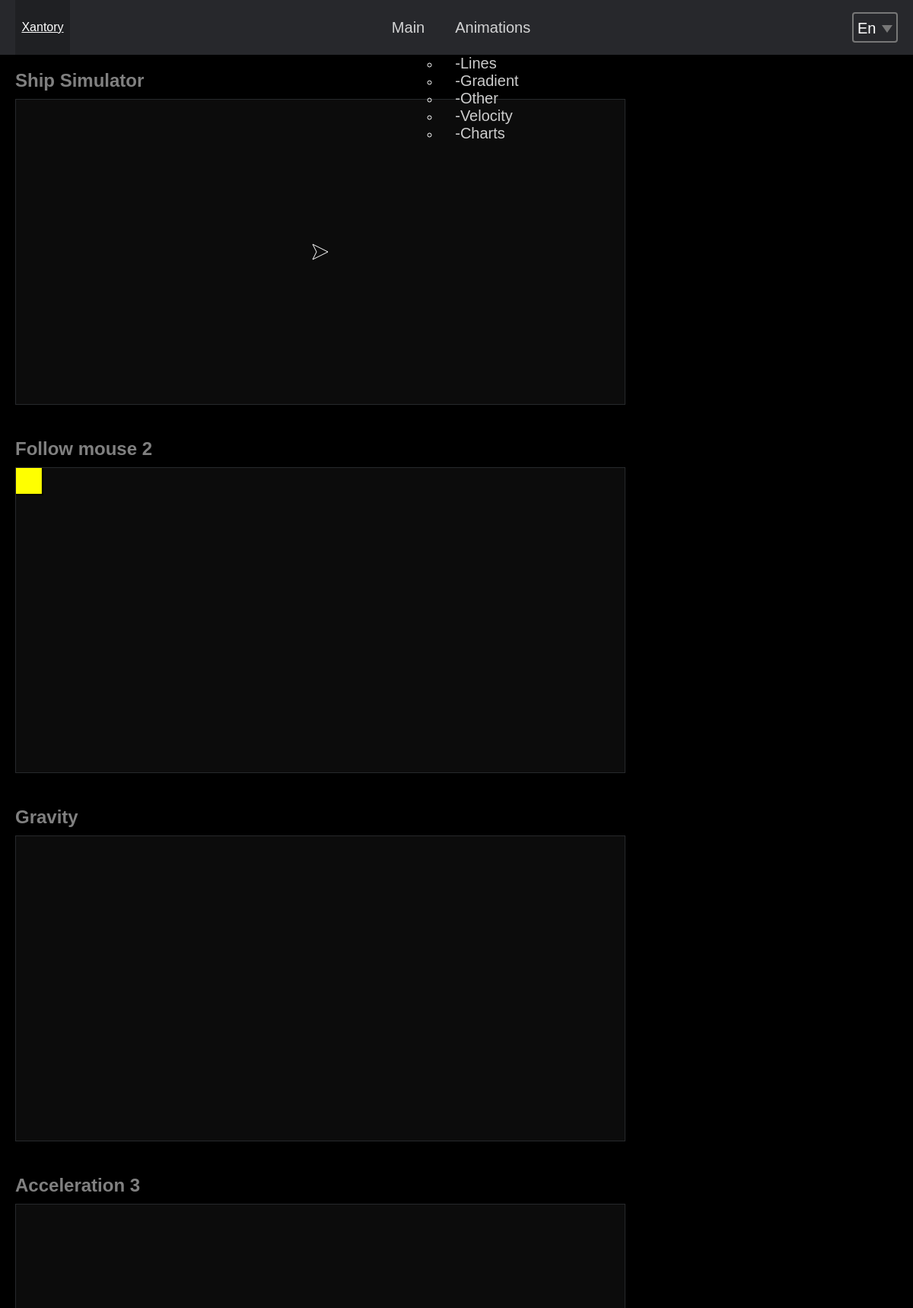
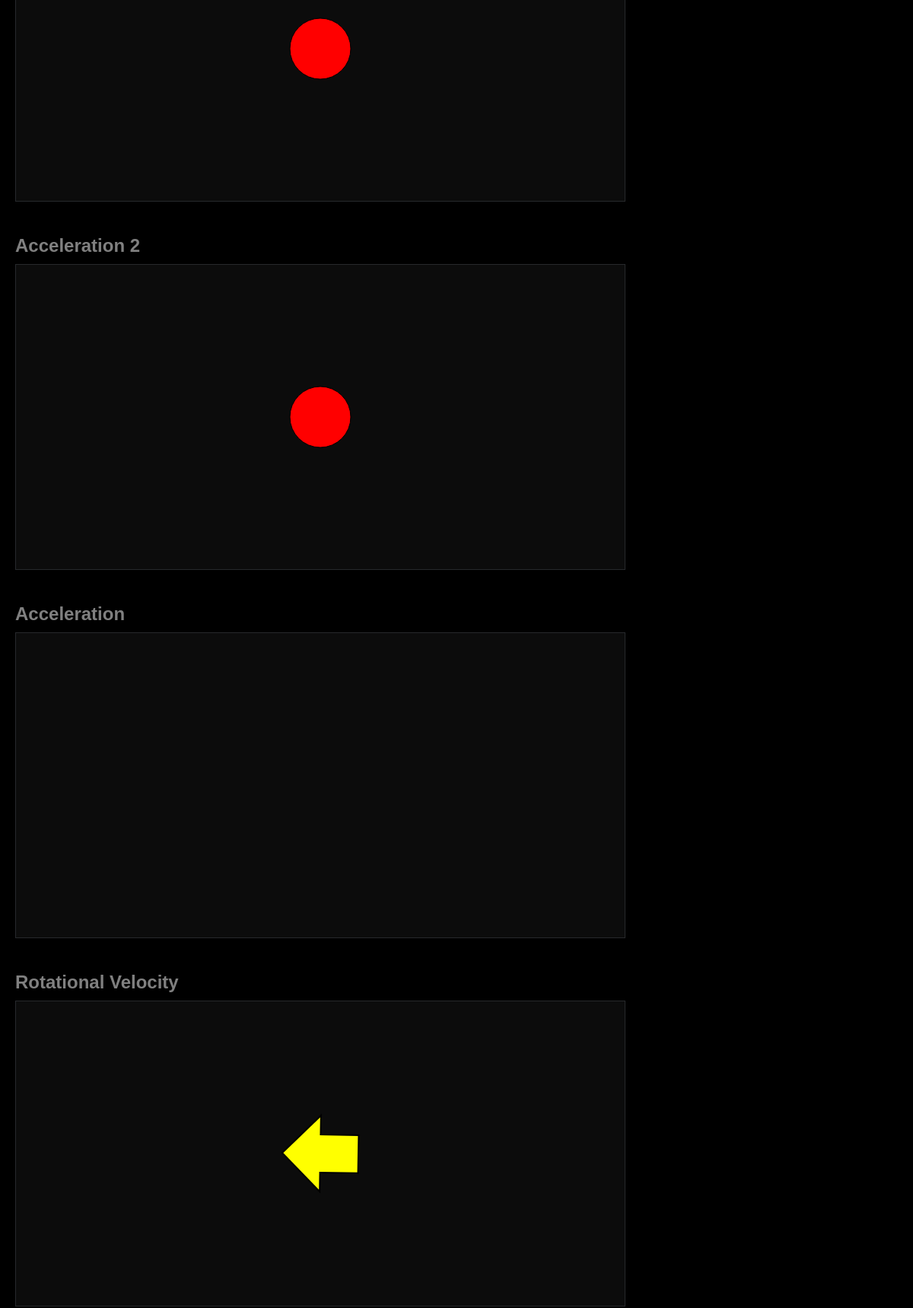
Page /animations/velocity (upper part) on the committed database (2 pictures, top to bottom).
### tables this page shows
CREATE TABLE `menuitems` (
  `id` int(11) NOT NULL,
  `link` varchar(256) NOT NULL,
  `parent` int(11) NOT NULL,
  `alias` varchar(256) NOT NULL,
  `position` int(11) NOT NULL
);

CREATE TABLE `menuitems_translate` (
  `id` int(11) NOT NULL,
  `menuitem_alias` varchar(255) NOT NULL,
  `lang_alias` varchar(255) NOT NULL,
  `value` varchar(255) NOT NULL
);

### core/base/Controller.php (called while the page is built, shortened)
<?php
abstract class Controller {
  public $route = [];
  public $view;
  public $layout;
  public $vars = [];
  public $scripts = '';
  public function __construct($route) {
      $this->route = $route;
      $this->view = $route['action'];
      $langs = LangWidget::getLangs();
  }
  public function getView() {
    $viewObj = new View($this->route, $this->layout, $this->view);
    $viewObj->scripts = $this->scripts;
    $viewObj->render($this->vars);
  }
  public function addScript($script) {
    $this->scripts .= $script;
  }
}

### public/index.php (called while the page is built, shortened)
<?php
$query = $_SERVER['QUERY_STRING'];
$query = rtrim($query, '/');
Router::dispatch($query);

### core/Db.php (called while the page is built, shortened)
<?php
class Db {
  protected $pdo;
  protected function __construct() {
    $config = require ROOT . '/config/db.php';
    $options = [
      PDO::ATTR_ERRMODE => PDO::ERRMODE_EXCEPTION,
      PDO::ATTR_DEFAULT_FETCH_MODE => PDO::FETCH_ASSOC,
    ];
    $this->pdo = new PDO(
      $config['dsn'],
      $config['user'],
      $config['pass'],
      $options
    );
  }
  public function query($sql, $params = []) {
    $statement = $this->pdo->prepare($sql);
    $res = $statement->execute($params);
    if ($res !== false) {
      return $statement->fetchAll();
    }
    return [];
  }
}

### config/db.php (called while the page is built)
<?php
$db_host = $_ENV['DB_HOST'];
$db_user = $_ENV['DB_USER'];
$db_password = $_ENV['DB_PASSWORD'];
$db_name = $_ENV['DB_NAME'];
return [
  'dsn' => "mysql:host=$db_host;dbname=$db_name;charset=utf8",
  'user' => $db_user,
  'pass' => $db_password
];

### core/base/Model.php (called while the page is built, shortened)
<?php
class Model {
  protected $db;
  public function __construct() {
    $this->db = Db::instance();
  }
  public function findBySql($sql, $params = []) {
    return $this->db->query($sql, $params);
  }
}

### app/controllers/AppController.php (called while the page is built, shortened)
<?php
class AppController extends Controller {
  public function __construct($route) {
    parent::__construct($route);
  }
}

### core/TSingletone.php (called while the page is built, shortened)
<?php
trait TSingletone {
  protected static $instance;
  public static function instance() {
    if (self::$instance === null) {
      self::$instance = new self;
    }
    return self::$instance;
  }
}

### core/Registry.php (called while the page is built, shortened)
<?php
class Registry {
  protected static $properties = [];
  public function setProperty($name, $value) {
    self::$properties[$name] = $value;
  }
  public function getProperty($name) {
    if (isset(self::$properties[$name])) {
      return self::$properties[$name];
    }
    return null;
  }
}

### app/widgets/lang/templates/lang-dropdown/lang-dropdown.php (the view, shortened to what this page needs)
<div class="w-lang-dropdown">
  <select class="w-lang-dropdown__select js-w-lang-dropdown__select">
    <?php foreach ($this->langs as $key => $value) : ?>
      <option value="<?=$key?>" <?=$this->lang['alias'] == $key ? 'selected' : null?>><?=$value['title']?></option>
    <?php endforeach; ?>
  </select>
</div>

### app/widgets/menu/Menu.php (shortened to what this page needs)
<?php
class Menu {
  protected $data;
  protected $template;
  protected $cacheKey = 'menu';
  protected $langAlias = '';
  protected $className = 'w-menu';
  protected $containerTag = 'ul';
  protected $containerAttributes = '';
  public function __construct($options = []) {
    $this->template = __DIR__ . '/templates/menu.php';
    $lang = Tone::$app->getProperty('lang');
    $this->langAlias = $lang['alias'];
    $this->cacheKey = $this->cacheKey . $this->langAlias;
    $this->run();
  }
  public function run() {
    $cache = Tone::$app->cache;
    $this->menuHtml = $cache->get($this->cacheKey);
    if (!$this->menuHtml) {
      $this->loadData();
      $this->tree = $this->getTree();
      $this->menuHtml = $this->getMenuHtml($this->tree);
    }
    echo "<$this->containerTag $this->containerAttributes class='{$this->className}'>";
      echo $this->menuHtml;
    echo "</$this->containerTag>";
  }
  protected function loadData() {
    $model = new Model();
    $sql = "
      SELECT menuitems.*, menuitems_translate.value
      FROM menuitems
      LEFT JOIN menuitems_translate ON
        menuitems.alias = menuitems_translate.menuitem_alias AND
        menuitems_translate.lang_alias = '" . $this->langAlias . "'
      ORDER BY position
    ";
    $categories = $model->findBySql($sql);
    $assocCategories = $this->getAssocArrayWithIds($categories);
    $this->data = $assocCategories;
  }
  protected function getAssocArrayWithIds($categories) {
    $assocCategories = [];
    foreach ($categories as $item) {
      $keys = array_keys($item);
      $id = $item['id'];
      foreach ($keys as $key => $value) {
        if ($value != 'id') {
          $assocCategories[$id][$value] = $item[$value];
        }
      }
    }
    return $assocCategories;
  }
  protected function getTree() {
    $tree = [];
    $data = $this->data;
    foreach ($data as $id => &$node) {
      if (!$node['parent']) {
        $tree[$id] = &$node;
      } else {
        $data[$node['parent']]['childs'][$id] = &$node;
      }
    }
    return $tree;
  }
  protected function getMenuHtml($tree, $tab = '', $firstIteration = true) {
    $str = '';
    foreach ($tree as $id => $item) {
      $str .= $this->categoryToTemplate($item, $tab, $id, $firstIteration);
    }
    return $str;
  }
  protected function categoryToTemplate($category, $tab = '', $id, $firstIteration) {
    require $this->template;
    return ob_get_clean();
  }
}

### app/widgets/menu/templates/menu.php
<li>
  <a href="<?=$category['link'];?>" class="w-menu__nav-link">
    <?=$tab . $category['value'];?>
  </a>
  <?php if (isset($category['childs'])) : ?>
    <ul>
      <?=$this->getMenuHtml($category['childs'], $tab . '-', false);?>
    </ul>
  <?php endif; ?>
</li>

### rows in the picture
menuitems: menuitems_translate.value "Main"
menuitems: menuitems_translate.value "Animations"
menuitems: tab "-", menuitems_translate.value "Lines"
menuitems: tab "-", menuitems_translate.value "Gradient"
menuitems: tab "-", menuitems_translate.value "Other"
menuitems: tab "-", menuitems_translate.value "Velocity"
menuitems: tab "-", menuitems_translate.value "Charts"

### other values in the picture
$title "Ship Simulator Follow mouse 2 Gravity Acceleration 3 Acceleration 2 Acceleration Rotational Velocity"
form field value "En"
